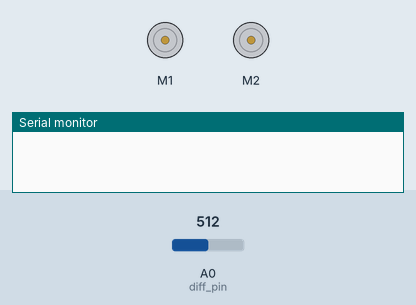
The sketch below on a simulated Arduino Uno, built with avr-gcc and run on an emulated ATmega328P. Parts: 2 × DC motor (green arrow = forward, orange = backward, longer = faster), the last lines printed to the serial monitor. Inputs (shaded band) come from the test bench; at power-on: A0 (diff_pin) = 512.

Above: at 0.1 s.
At 3.1 s:
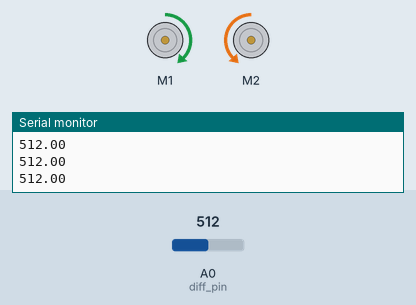
Timing chart, 0 to 8.6 s (numbered marks = the images above):
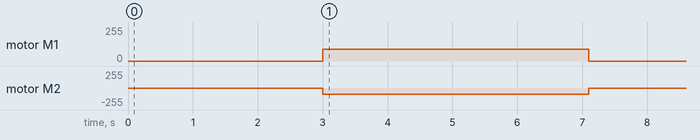

The sketch:

LineSensitivityPlot.ino
```cpp
/*
To use this program go to Tools > Serial plotter (NOT serial monitor) in the arduino IDE.
Position the robot so the sensors are right of the line.
Then press reset button and it should plot a graph as it rotates accross the line (for 1 second). This can be used to calibrate the sensor
*/
#include <Wire.h>
#include <Adafruit_MotorShield.h>
#include "utility/Adafruit_MS_PWMServoDriver.h"

//pin assignment
int left_motor_num = 1;
int right_motor_num = 2;
int diff_pin = A0;
//motor speed, set as low as possible, but high enought for the robot to actually move
int mot_speed=90;

//motor variables
Adafruit_MotorShield AFMS;
Adafruit_DCMotor *motorL;
Adafruit_DCMotor *motorR;

void setup() {
  //setup motors
  AFMS = Adafruit_MotorShield();
  motorL = AFMS.getMotor(left_motor_num);
  motorR = AFMS.getMotor(right_motor_num);
  AFMS.begin();
  motorL->setSpeed(0);// 0 to 255
  motorL->run(FORWARD);
  motorR->setSpeed(0);
  motorR->run(BACKWARD);
  pinMode(diff_pin,INPUT);
  //setup serial
  Serial.begin(9600);
  //wait for 3 seconds
  delay(3000);
  Serial.println("start");
  //tell motors to rotate about axel
  motorL->setSpeed(mot_speed);// 0 to 255
  motorL->run(FORWARD);
  motorR->setSpeed(mot_speed);
  motorR->run(BACKWARD);
}

int i=0;//counter
void loop() {
  if(i<500){ // take 500 readings (max that fits on the graph)
    float line_sense = analogRead(diff_pin);
    Serial.println(line_sense);//print out reading. This will plot it on the graph
    i++;
  } else{
    //stop motors
    motorL->setSpeed(0);
    motorL->run(FORWARD);
    motorR->setSpeed(0);
    motorR->run(BACKWARD);
  }
}
```

Measured:
- by itself, motor M1: stopped → forward 90/255 at 3.0 s, → stopped 4.1 s later
- by itself, motor M2: stopped → backward 90/255 at 3.0 s, → stopped 4.1 s later
